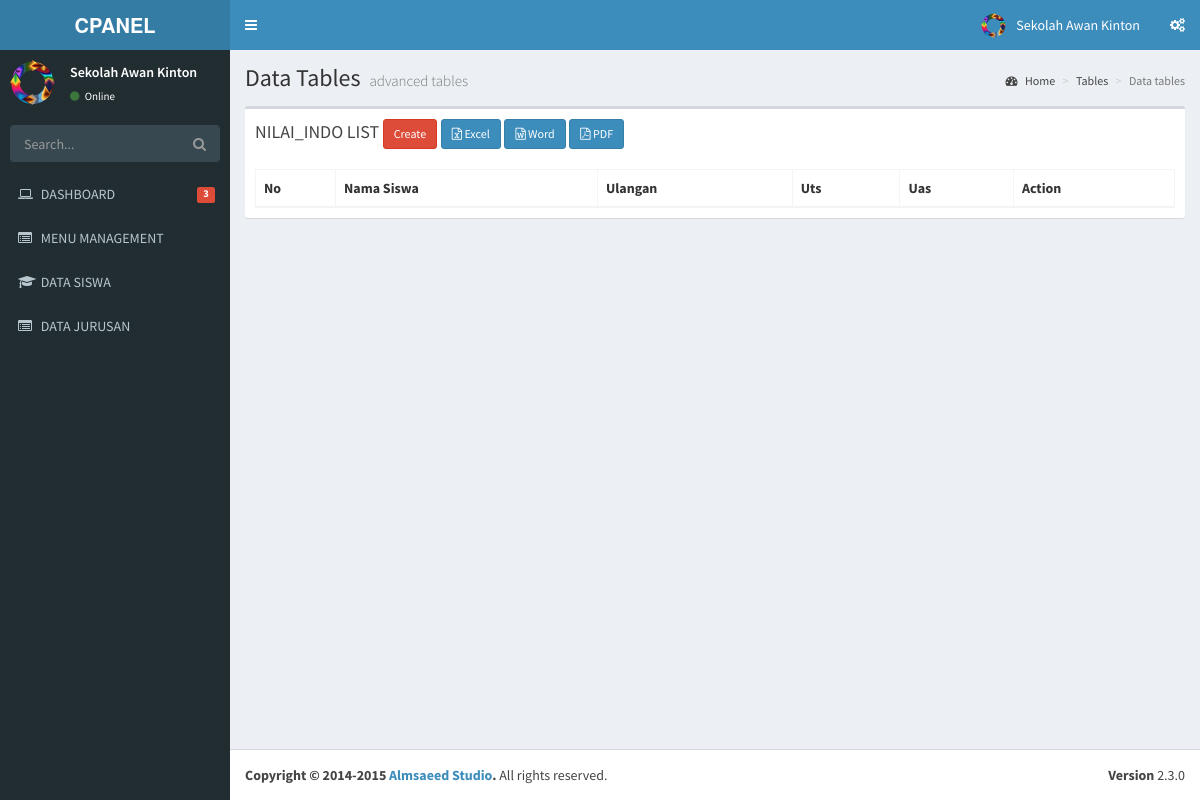
/index.php/nilai_indo, run on an earlier commit of the app's database.
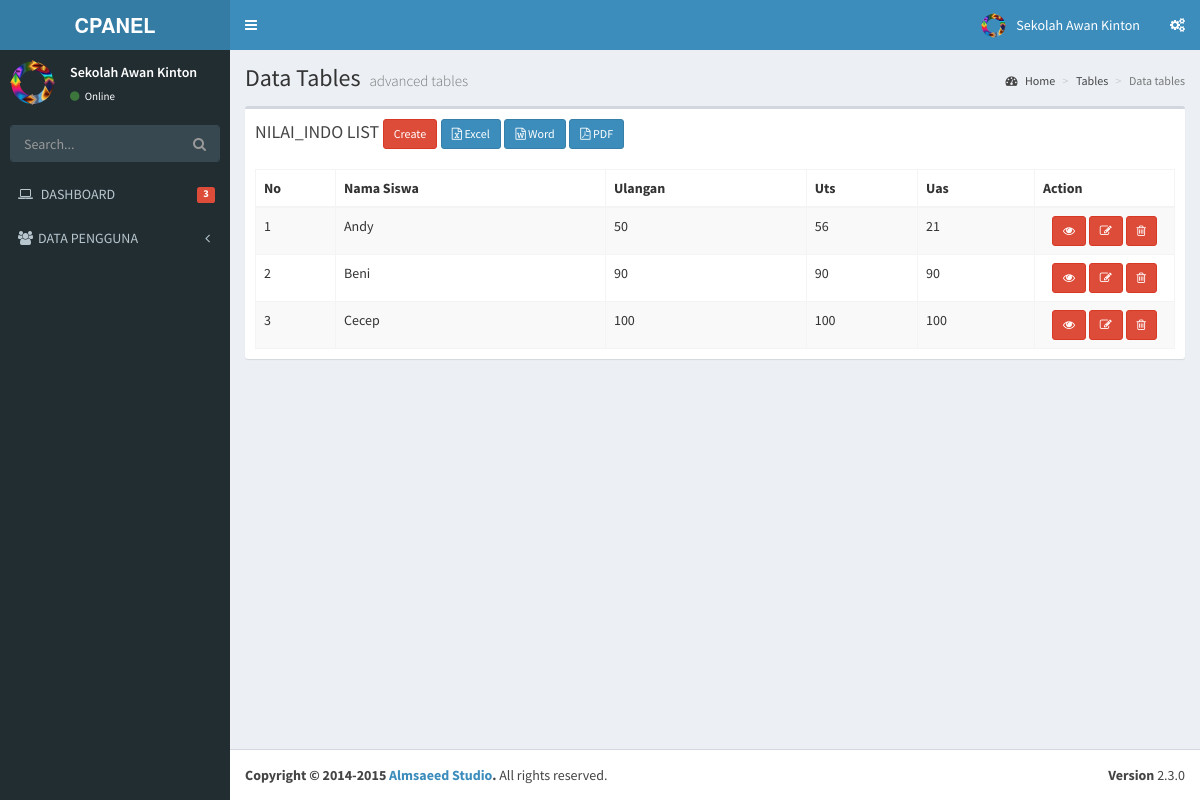
And on a later commit of the database.
### tables this page shows
CREATE TABLE `menu` (
  `id` int(11) NOT NULL,
  `name` varchar(50) NOT NULL,
  `link` varchar(50) NOT NULL,
  `icon` varchar(30) NOT NULL,
  `is_active` int(1) NOT NULL,
  `is_parent` int(1) NOT NULL
);

CREATE TABLE `nilai_indo` (
  `id` int(11) NOT NULL,
  `nama_siswa` varchar(50) NOT NULL,
  `ulangan` int(11) NOT NULL,
  `uts` int(11) NOT NULL,
  `uas` int(11) NOT NULL
);

CREATE TABLE `siswa` (
  `id` int(11) NOT NULL,
  `nama` varchar(50) NOT NULL,
  `id_jurusan` int(11) NOT NULL
);

### application/libraries/Template.php (called while the page is built)
<?php if ( ! defined('BASEPATH')) exit('No direct script access allowed');
class Template {
		var $template_data = array();
		function set($name, $value)
		{
			$this->template_data[$name] = $value;
		}
		function load($template = '', $view = '' , $view_data = array(), $return = FALSE)
		{
			$this->CI =& get_instance();
			$this->set('contents', $this->CI->load->view($view, $view_data, TRUE));
			return $this->CI->load->view($template, $this->template_data, $return);
		}
}

### application/controllers/Nilai_indo.php (called while the page is built, shortened)
<?php
class Nilai_indo extends CI_Controller
{
    public function index()
    {
        $nilai_indo = $this->Nilai_indo_model->get_all_query();
        $data = array(
            'nilai_indo_data' => $nilai_indo
        );
        $this->template->load('template','nilai_indo_list', $data);
    }
}

### index.php (called while the page is built, shortened)
<?php
require_once BASEPATH.'core/CodeIgniter.php';

### application/models/Nilai_indo_model.php (called while the page is built, shortened)
<?php
class Nilai_indo_model extends CI_Model
{
    function get_all_query(){
        $sql = "SELECT s.id, m.nama, s.ulangan, s.uts, s.uas
                FROM nilai_indo as s, siswa as m
                WHERE s.id = m.id";
        return $this->db->query($sql)->result();
    }
}

### application/views/nilai_indo_list.php (the view, shortened to what the changed rows need)
     <section class='content'>
       <div class='row'>
         <div class='col-xs-12'>
           <div class='box'>
             <div class='box-body'>
     <table class="table table-bordered table-striped" id="mytable">
         <thead>
             <tr>
                 <th width="80px">No</th>
   <th>Nama Siswa</th>
   <th>Ulangan</th>
   <th>Uts</th>
   <th>Uas</th>
   <th>Action</th>
             </tr>
         </thead>
  <tbody>
         <?php
         $start = 0;
         foreach ($nilai_indo_data as $nilai_indo)
         {
             ?>
             <tr>
   <td><?php echo ++$start ?></td>
   <td><?php echo $nilai_indo->nama ?></td>
   <td><?php echo $nilai_indo->ulangan ?></td>
   <td><?php echo $nilai_indo->uts ?></td>
   <td><?php echo $nilai_indo->uas ?></td>
   <td style="text-align:center" width="140px">
<?php
echo anchor(site_url('nilai_indo/read/'.$nilai_indo->id),'<i class="fa fa-eye"></i>',array('title'=>'detail','class'=>'btn btn-danger btn-sm'));
echo anchor(site_url('nilai_indo/update/'.$nilai_indo->id),'<i class="fa fa-pencil-square-o"></i>',array('title'=>'edit','class'=>'btn btn-danger btn-sm'));
echo anchor(site_url('nilai_indo/delete/'.$nilai_indo->id),'<i class="fa fa-trash-o"></i>','title="delete" class="btn btn-danger btn-sm" onclick="javasciprt: return confirm(\'Are You Sure ?\')"');
?>
   </td>
      </tr>
             <?php
         }
         ?>
         </tbody>
     </table>
                 </div>
           </div>
         </div>
       </div>
     </section>

### application/views/template.php (shortened to what the changed rows need)
<!DOCTYPE html>
<html>
    <head>
        <link rel="stylesheet" href="<?php echo base_url() ?>template/bootstrap/css/bootstrap.min.css">
        <link rel="stylesheet" href="<?php echo base_url() ?>template/font-awesome-4.4.0/css/font-awesome.min.css">
        <link rel="stylesheet" href="<?php echo base_url() ?>template/ionicons-2.0.1/css/ionicons.min.css">
        <link rel="stylesheet" href="<?php echo base_url() ?>template/plugins/datatables/dataTables.bootstrap.css">
        <link rel="stylesheet" href="<?php echo base_url() ?>template/dist/css/AdminLTE.min.css">
        <link rel="stylesheet" href="<?php echo base_url() ?>template/dist/css/skins/_all-skins.min.css">
    </head>
    <body class="hold-transition skin-blue sidebar-mini">
        <div class="wrapper">
            <aside class="main-sidebar">
                <section class="sidebar">
                    <ul class="sidebar-menu">
                        <?php
                        $menu = $this->db->get_where('menu', array('is_parent' => 0,'is_active'=>1));
                        foreach ($menu->result() as $m) {
                            $submenu = $this->db->get_where('menu',array('is_parent'=>$m->id,'is_active'=>1));
                            if($submenu->num_rows()>0){
                                echo "<li class='treeview'>
                                    ".anchor('#',  "<i class='$m->icon'></i>".strtoupper($m->name).' <i class="fa fa-angle-left pull-right"></i>')."
                                        <ul class='treeview-menu'>";
                                   echo"</ul>
                                    </li>";
                            }else{
                                echo "<li>" . anchor($m->link, "<i class='$m->icon'></i> <span>" . strtoupper($m->name)) . "</span></li>";
                            }
                        }
                        ?>
                    </ul>
                </section>
            </aside>
            <div class="content-wrapper">
                <section class="content-header">
                    <h1>
                        Data Tables
                        <small>advanced tables</small>
                    </h1>
                </section>
                <?php
                echo $contents;
                ?>
            </div>
        </div>
    </body>
</html>

What changed in the data, as far as the page shows it:
removed menu: link+icon+name "MENU MANAGEMENT"
removed menu: link+icon+name "DATA SISWA"
removed menu: link+icon+name "DATA JURUSAN"
added menu: icon+name "DATA PENGGUNA"
added nilai_indo: siswa.nama "Andy", ulangan "50", uts "56", uas "21"
added nilai_indo: siswa.nama "Beni", ulangan "90", uts "90", uas "90"
added nilai_indo: siswa.nama "Cecep", ulangan "100", uts "100", uas "100"
